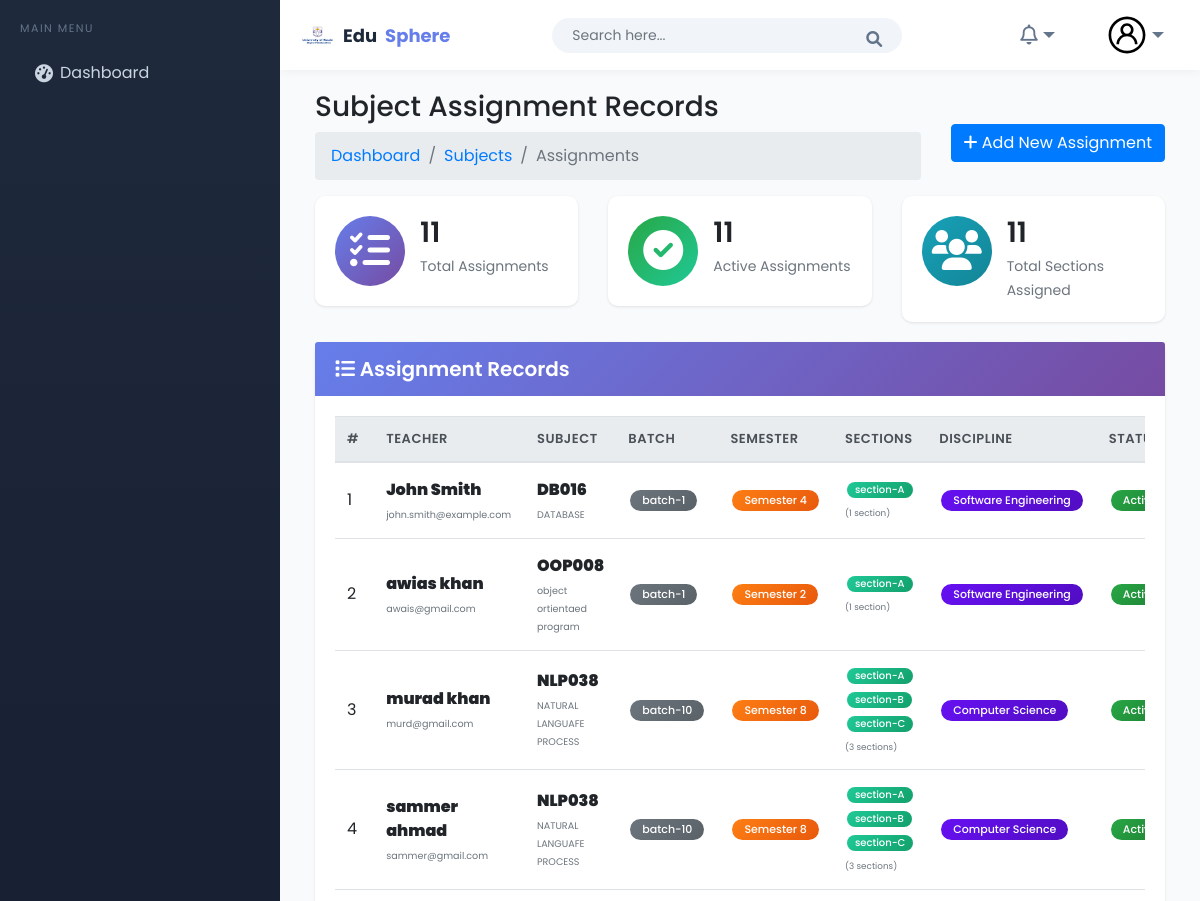
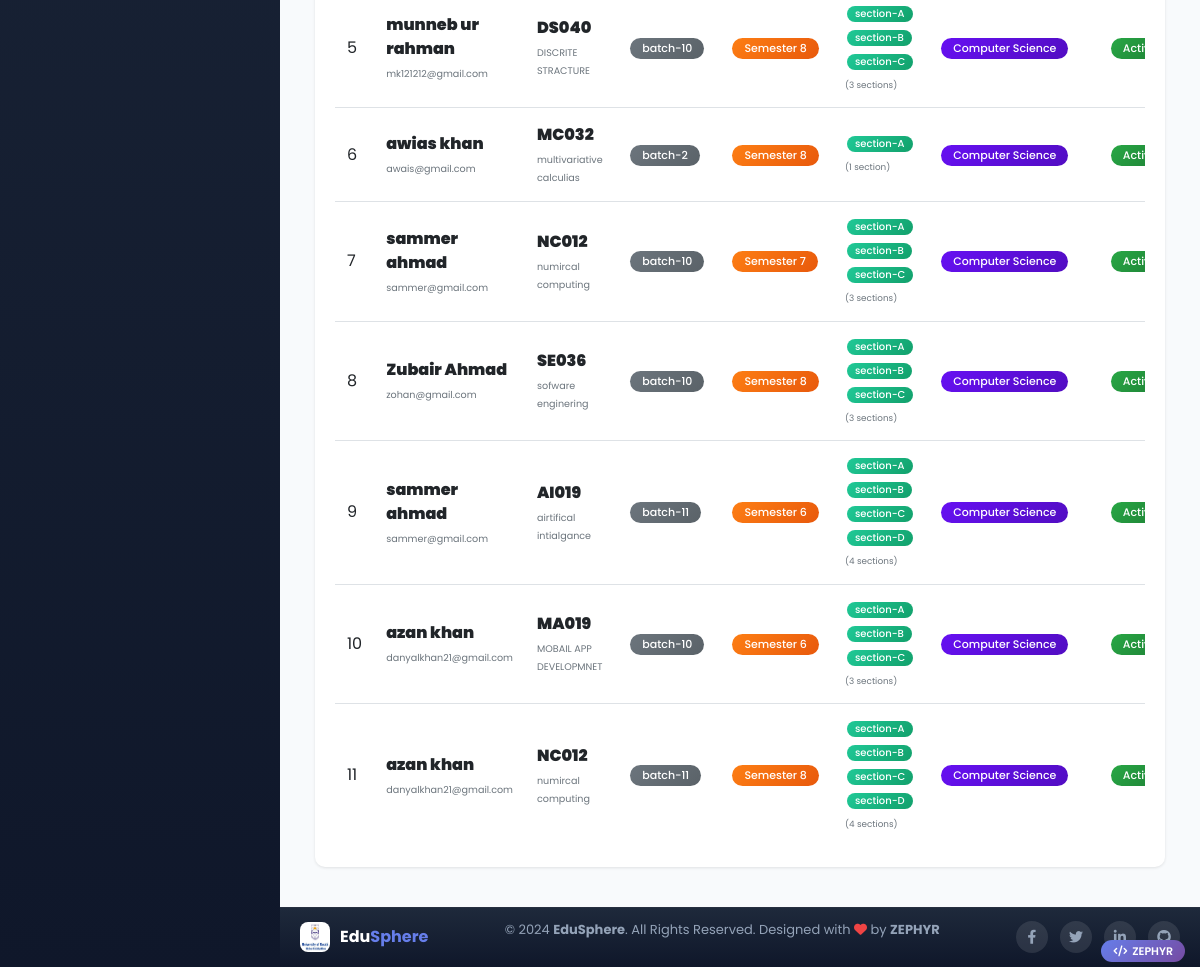
The app's page /subjectassign/view/, older data (2 pictures, top to bottom).
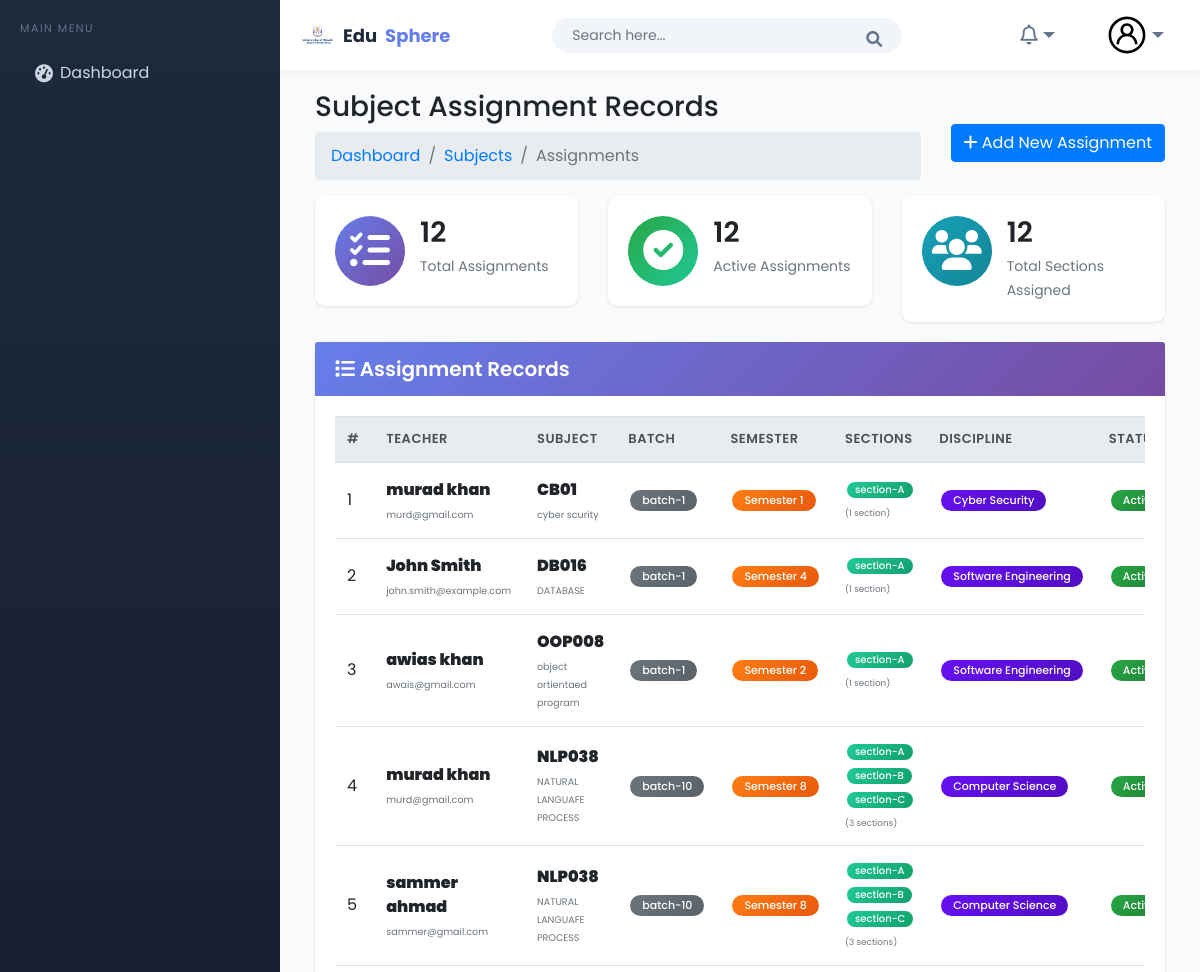
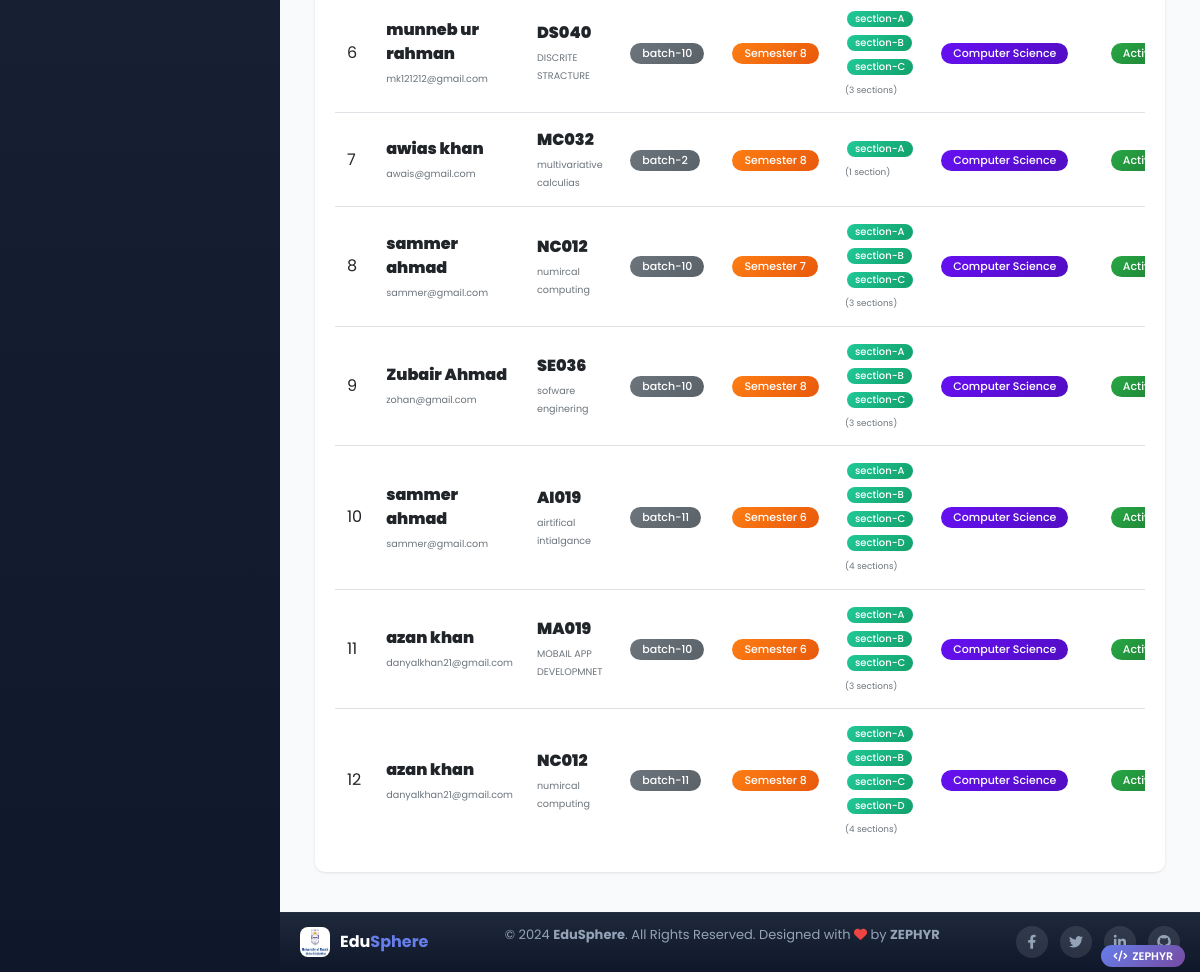
The same page, newer data (2 pictures, top to bottom).
### subject/models.py (models this page shows, shortened)
class SubjectAssign(models.Model):
    teacher = models.ForeignKey(
        Teacher,
        on_delete=models.CASCADE,
        related_name="assigned_subjects",
        verbose_name="Teacher",
        help_text="Select the teacher for this subject"
    )
    subject = models.ForeignKey(
        Subject,
        on_delete=models.CASCADE,
        related_name="assigned_teachers",
        verbose_name="Subject",
        help_text="Select the subject to assign"
    )
    batch = models.ForeignKey(
        Batch,
        on_delete=models.CASCADE,
        related_name="subject_assignments",
        verbose_name="Batch",
        help_text="Select the batch for this assignment"
    )
    semester = models.ForeignKey(
        Semester,
        on_delete=models.CASCADE,
        related_name="subject_assignments",
        verbose_name="Semester",
        help_text="Select the semester for this assignment"
    )
    sections = models.ManyToManyField(
        Section,
        related_name="subject_assignments",
        verbose_name="Sections",
        help_text="Select multiple sections for this assignment"
    )
    assigned_date = models.DateField(
        auto_now_add=True,
        verbose_name="Assigned Date"
    )
    discipline = models.ForeignKey(
        Discipline,
        on_delete=models.CASCADE,
        verbose_name="Discipline"
    )
    is_active = models.BooleanField(
        default=True,
        verbose_name="Active SubjectAssign"
    )
    class Meta:
        verbose_name = "Subject Assignment"
        verbose_name_plural = "Subject Assignments"
        unique_together = ['teacher', 'subject', 'batch', 'semester']
        ordering = ['teacher', 'subject']

class Subject(models.Model):
    SUBJECT_TYPE_CHOICES = [
        ('core', 'Core'),
        ('elective', 'Elective'),
    ]
    name = models.CharField(
        max_length=100,
        verbose_name="Subject Name",
        help_text="Enter the full name of the subject"
    )
    code = models.CharField(
        max_length=20,
        unique=True,
        verbose_name="Subject Code",
        help_text="Short code for the subject (e.g., CS101)"
    )
    subject_type = models.CharField(
        max_length=10,
        choices=SUBJECT_TYPE_CHOICES,
        default='core',
        verbose_name="Subject Type"
    )
    prerequisites = models.ManyToManyField(
        'self',
        symmetrical=False,
        blank=True,
        verbose_name="Prerequisite Subjects",
        help_text="Select subjects that must be completed before taking this subject",
        related_name='is_prerequisite_for'
    )
    credit_hours = models.PositiveSmallIntegerField(
        default=3,
        validators=[
            MinValueValidator(1),
            MaxValueValidator(10)
        ],
        verbose_name="Credit Hours",
        help_text="Number of credit hours for this subject"
    )
    description = models.TextField(
        blank=True,
        null=True,
        verbose_name="Description",
        help_text="Optional description about the subject"
    )
    created_at = models.DateTimeField(auto_now_add=True)
    updated_at = models.DateTimeField(auto_now=True)
    is_active = models.BooleanField(default=True)
    class Meta:
        verbose_name = "Subject"
        verbose_name_plural = "Subjects"
        ordering = ['code']

### teachers/models.py (models this page shows, shortened)
class Teacher(models.Model):  #
    user = models.OneToOneField(CustomUser, on_delete=models.CASCADE, related_name="teacher", null=True, blank=True)
    first_name = models.CharField(max_length=100)
    last_name = models.CharField(max_length=100)
    father_name = models.CharField(max_length=100)
    teacher_id = models.CharField(max_length=20, unique=True)
    gender = models.CharField(max_length=10, choices=[('Male','Male'),('Female','Female'),('Others','Others')], blank=True, null=True)
    date_of_birth = models.DateField(null=True, blank=True)
    salary = models.DecimalField(max_digits=10, decimal_places=2,blank=True,null=True)
    religion = models.CharField(max_length=50, blank=True)
    joining_date = models.DateField(null=True, blank=True)
    mobile_number = models.CharField(max_length=15)
    email = models.EmailField(max_length=100)
    field = models.CharField(max_length=50, verbose_name="Specialization")
    experience = models.PositiveIntegerField(blank=True,null=True)
    teacher_image = models.ImageField(upload_to='teachers/', blank=True)
    slug = models.SlugField(max_length=255, unique=True, blank=True)
    is_active = models.BooleanField(default=True)
    role = models.CharField(max_length=50, blank=True, default="Teacher")
    class Meta:
        ordering = ['first_name', 'last_name']
        verbose_name = "Teacher"
        verbose_name_plural = "Teachers"

### Academic/models.py (models this page shows, shortened)
class Batch(models.Model):
    name = models.CharField(max_length=10)
    start_session = models.CharField(max_length=10)
    end_session = models.CharField(max_length=10)
    discipline = models.ForeignKey(Discipline, on_delete=models.CASCADE)

class Semester(models.Model):
    number = models.IntegerField(
        validators=[MinValueValidator(1), MaxValueValidator(8)],
        unique=True
    )

class Section(models.Model):  # Changed from Sections to Section (singular)
    name = models.CharField(max_length=10)
    batch = models.ForeignKey(Batch, on_delete=models.CASCADE)
    discipline = models.ForeignKey(Discipline, on_delete=models.CASCADE)
    class Meta:
        unique_together = ('name', 'batch')

class Discipline(models.Model):  # Fixed spelling from Decipline to Discipline
    PROGRAM_CHOICES = [
        ('BS', 'BS'),
        ('MS', 'MS'),
        ('PhD', 'PhD'),
    ]
    FIELD_CHOICES = [
        ('Computer Science', 'Computer Science'),
        ('Software Engineering', 'Software Engineering'),
        ('Artificial Intelligence', 'Artificial Intelligence'),
        ('Cyber Security', 'Cyber Security'),
        ('Data Science', 'Data Science'),
    ]
    program = models.CharField(max_length=40, choices=PROGRAM_CHOICES)
    field = models.CharField(max_length=40, choices=FIELD_CHOICES)
    class Meta:
        unique_together = ('program', 'field')
        verbose_name_plural = "Disciplines"

### subject/views.py (the view)
# urls.py: path('assign/view/', views.show_subject_assign, name='show_subject_assign'),
def show_subject_assign(request):
    assigns = SubjectAssign.objects.select_related(
        "teacher", "subject", "batch", "semester", "discipline"
    ).prefetch_related("sections").order_by('-id')
    subject_id = request.GET.get('subject')
    teacher_id = request.GET.get('teacher')
    batch_id = request.GET.get('batch')
    semester_id = request.GET.get('semester')
    if subject_id:
        assigns = assigns.filter(subject_id=subject_id)
    if teacher_id:
        assigns = assigns.filter(teacher_id=teacher_id)
    if batch_id:
        assigns = assigns.filter(batch_id=batch_id)
    if semester_id:
        assigns = assigns.filter(semester_id=semester_id)
    context = {
        "assigns": assigns,
        "subjects": Subject.objects.filter(is_active=True),
        "teachers": Teacher.objects.all(),
        "batches": Batch.objects.all(),
        "semesters": Semester.objects.all(),
    }
    return render(request, "subject/show-subject-assign-record.html", context)

### home_auth/context_processors.py (called while the page is built, shortened)
def user_role_context(request):
    return {'user_role': None}

### templates/subject/show-subject-assign-record.html (shortened to what the changed rows need)
{% extends "Home/base.html" %}
{% load static %}
{% block body %}
<div class="page-wrapper">
    <div class="content container-fluid">
        <div class="row">
            <div class="col-md-4">
                <div class="card dash-widget">
                    <div class="card-body">
                        <div class="dash-widget-info">
                            <h3>{{ assigns|length }}</h3>
                            <span>Total Assignments</span>
                        </div>
                    </div>
                </div>
            </div>
            <div class="col-md-4">
                <div class="card dash-widget">
                    <div class="card-body">
                        <div class="dash-widget-info">
                            <h3>{{ assigns|length }}</h3>
                            <span>Active Assignments</span>
                        </div>
                    </div>
                </div>
            </div>
            <div class="col-md-4">
                <div class="card dash-widget">
                    <div class="card-body">
                        <div class="dash-widget-info">
                            <h3>{{ assigns|length }}</h3>
                            <span>Total Sections Assigned</span>
                        </div>
                    </div>
                </div>
            </div>
        </div>
        <div class="card">
            <div class="card-body">
                <div class="table-responsive">
                    <table class="table table-hover table-center mb-0">
                        <thead class="thead-light">
                            <tr>
                                <th>#</th>
                                <th>Teacher</th>
                                <th>Subject</th>
                                <th>Batch</th>
                                <th>Semester</th>
                                <th>Sections</th>
                                <th>Discipline</th>
                                <th>Status</th>
                            </tr>
                        </thead>
                        <tbody>
                            {% for assign in assigns %}
                            <tr>
                                <td>{{ forloop.counter }}</td>
                                <td>
                                    <div class="teacher-info">
                                        <div class="teacher-name">
                                            <strong>{{ assign.teacher.first_name }} {{ assign.teacher.last_name }}</strong>
                                        </div>
                                        <div class="teacher-email">
                                            <small class="text-muted">{{ assign.teacher.email|default:"No email" }}</small>
                                        </div>
                                    </div>
                                </td>
                                <td>
                                    <div class="subject-info">
                                        <div class="subject-code">
                                            <strong>{{ assign.subject.code }}</strong>
                                        </div>
                                        <div class="subject-name">
                                            <small class="text-muted">{{ assign.subject.name|truncatechars:30 }}</small>
                                        </div>
                                    </div>
                                </td>
                                <td><span class="badge badge-batch">{{ assign.batch.name }}</span></td>
                                <td><span class="badge badge-semester">Semester {{ assign.semester.number }}</span></td>
                                <td class="sections-cell">
                                    {% with sections=assign.sections.all %}
                                        {% if sections %}
                                            <div class="sections-list">
                                                {% for section in sections %}
                                                    <span class="badge badge-section">{{ section.name }}</span>
                                                {% endfor %}
                                            </div>
                                            <div class="sections-count text-muted mt-1">
                                                <small>({{ sections|length }} section{{ sections|length|pluralize }})</small>
                                            </div>
                                        {% else %}
                                            <span class="badge badge-warning">No Sections</span>
                                        {% endif %}
                                    {% endwith %}
                                </td>
                                <td><span class="badge badge-discipline">{{ assign.discipline.field|truncatechars:20 }}</span></td>
                                <td>
                                    {% if assign.is_active %}
                                        <span class="badge badge-success">Active</span>
                                    {% else %}
                                        <span class="badge badge-danger">Inactive</span>
                                    {% endif %}
                                </td>
                            </tr>
                            {% endfor %}
                        </tbody>
                    </table>
                </div>
            </div>
        </div>
    </div>
</div>
{% endblock %}

Row changes from the older to the newer data that the page shows:
added SubjectAssign: teacher.first_name "murad", teacher.last_name "khan", teacher.email "murd@gmail.com", subject.code "CB01", subject.name "cyber scurity", batch.name "batch-1", semester.number "1", sections.all|length "1", discipline.field "Cyber Security", is_active "Active"
now on this page (row unchanged): Section: name "section-A", shown under "murad"
Text that changed along with them:
{{ assigns|length }}: "11" → "12"
